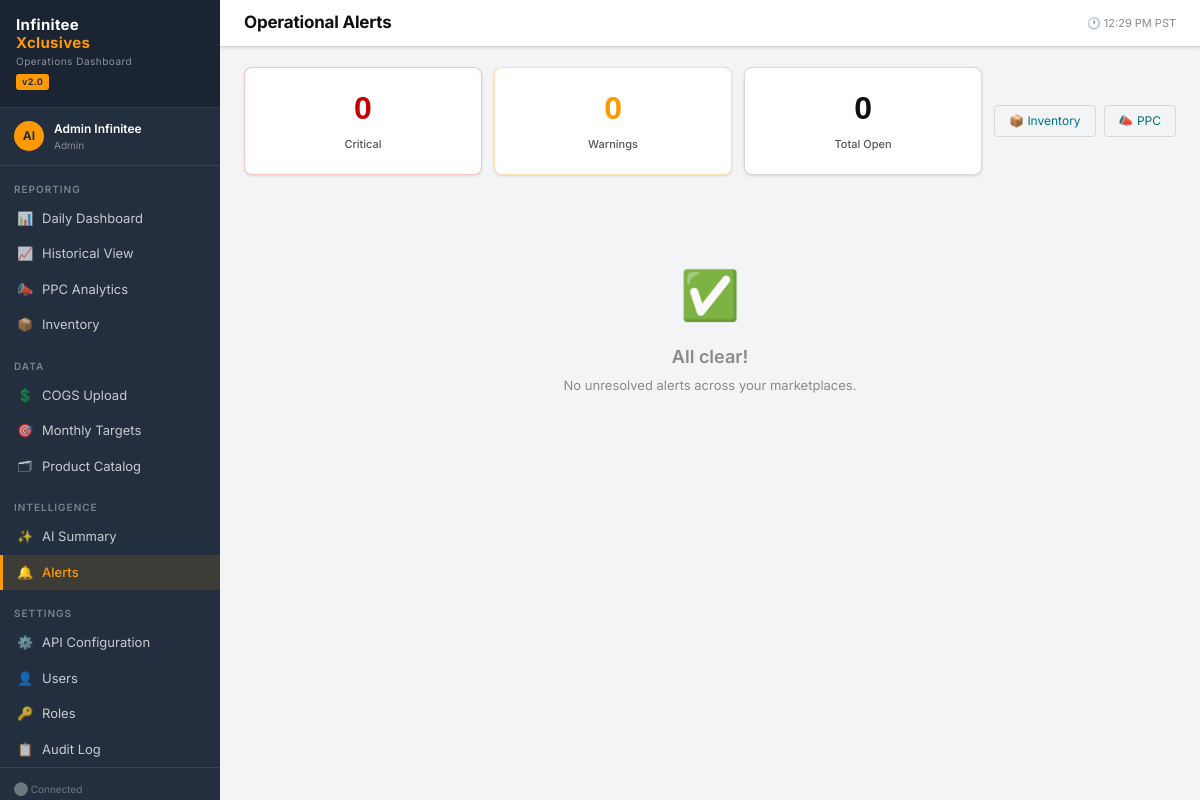
Page /dashboard/alerts/ (signed in) on the committed database.
### apps/users/models.py (models this page shows, shortened)
class User(AbstractBaseUser, PermissionsMixin):
    email        = models.EmailField(unique=True)
    first_name   = models.CharField(max_length=64)
    last_name    = models.CharField(max_length=64)
    role         = models.ForeignKey(Role, on_delete=models.PROTECT,
                                     null=True, blank=True,
                                     related_name='users')
    is_active    = models.BooleanField(default=True)
    is_staff     = models.BooleanField(default=False)
    avatar       = models.ImageField(upload_to='avatars/', null=True, blank=True)
    timezone     = models.CharField(max_length=64, default='America/Los_Angeles')
    phone        = models.CharField(max_length=20, blank=True)
    created_at   = models.DateTimeField(auto_now_add=True)
    updated_at   = models.DateTimeField(auto_now=True)
    last_login_ip = models.GenericIPAddressField(null=True, blank=True)
    login_count  = models.PositiveIntegerField(default=0)
    allowed_marketplaces = models.JSONField(
        default=list,
        help_text='Empty list = all marketplaces allowed'
    )
    USERNAME_FIELD  = 'email'
    REQUIRED_FIELDS = ['first_name', 'last_name']
    objects = UserManager()
    class Meta:
        db_table = 'ix_users'
        ordering = ['email']
    @property
    def full_name(self):
        return f'{self.first_name} {self.last_name}'.strip()
    def has_perm_flag(self, flag: str) -> bool:
        if self.is_superuser:
            return True
        if not self.role:
            return False
        return getattr(self.role, flag, False)

### apps/dashboard/views_inventory.py (the view)
# urls.py: path('alerts/',                  vi.alerts,             name='alerts'),
@login_required
def alerts(request):
    allowed = request.user.allowed_marketplaces or list(settings.AMAZON_MARKETPLACES.keys())
    qs = Alert.objects.filter(
        Q(marketplace__in=allowed) | Q(marketplace=''),
        is_resolved=False
    ).order_by('-created_at')
    ctx = {
        'alerts':    qs,
        'critical':  qs.filter(severity='critical').count(),
        'warnings':  qs.filter(severity='warning').count(),
    }
    return render(request, 'dashboard/alerts.html', ctx)

### apps/core/context_processors.py (called while the page is built)
def global_context(request):
    ctx = {
        'APP_VERSION': '2.0',
        'MARKETPLACES': list(settings.AMAZON_MARKETPLACES.keys()),
    }
    if request.user.is_authenticated and request.user.role:
        ctx['user_role'] = request.user.role
    return ctx

### apps/core/templatetags/ix_tags.py (called while the page is built)
@register.filter
def has_perm(user, flag):
    if not user or not user.is_authenticated:
        return False
    return user.has_perm_flag(flag)

### templates/dashboard/alerts.html (shortened to what this page needs)
{% extends "base/base.html" %}
{% block nav_alerts %}active{% endblock %}
{% block page_title %}Operational Alerts{% endblock %}
{% block content %}
<div style="display:flex;gap:12px;margin-bottom:20px;flex-wrap:wrap">
  <div class="card" style="flex:1;min-width:160px;border-color:rgba(239,68,68,.3)">
    <div class="card-body" style="text-align:center;padding:16px">
      <div style="font-size:32px;font-weight:700;font-family:'Bebas Neue',sans-serif;color:var(--red)">{{ critical }}</div>
      <div class="kpi-label" style="margin-top:4px">Critical</div>
    </div>
  </div>
  <div class="card" style="flex:1;min-width:160px;border-color:rgba(245,158,11,.3)">
    <div class="card-body" style="text-align:center;padding:16px">
      <div style="font-size:32px;font-weight:700;font-family:'Bebas Neue',sans-serif;color:var(--gold)">{{ warnings }}</div>
      <div class="kpi-label" style="margin-top:4px">Warnings</div>
    </div>
  </div>
  <div class="card" style="flex:1;min-width:160px">
    <div class="card-body" style="text-align:center;padding:16px">
      <div style="font-size:32px;font-weight:700;font-family:'Bebas Neue',sans-serif;color:var(--text)">{{ alerts|length }}</div>
      <div class="kpi-label" style="margin-top:4px">Total Open</div>
    </div>
  </div>
  <div style="display:flex;align-items:center;gap:8px;margin-left:auto">
    <a href="{% url 'dashboard:inventory' %}" class="btn btn-ghost">📦 Inventory</a>
    <a href="{% url 'dashboard:ppc' %}" class="btn btn-ghost">📣 PPC</a>
  </div>
</div>
{% if alerts %}
<div style="display:flex;flex-direction:column;gap:10px">
  {% for alert in alerts %}
  <div class="card"
       style="border-left:3px solid {% if alert.severity == 'critical' %}var(--red){% elif alert.severity == 'warning' %}var(--gold){% else %}var(--accent){% endif %}"
       id="alert-{{ alert.pk }}">
    <div class="card-body" style="padding:14px 16px">
      <div style="display:flex;align-items:flex-start;justify-content:space-between;gap:12px">
        <div style="flex:1">
          <div style="display:flex;align-items:center;gap:8px;margin-bottom:4px">
            <span class="badge {% if alert.severity == 'critical' %}badge-red{% elif alert.severity == 'warning' %}badge-gold{% else %}badge-blue{% endif %}">
              {{ alert.severity|upper }}
            </span>
            <span class="badge {% if alert.category == 'inventory' %}badge-blue{% elif alert.category == 'ppc' %}badge-gold{% else %}badge-green{% endif %}">
              {{ alert.category }}
            </span>
            {% if alert.marketplace %}
            <span class="mono" style="font-size:9px;color:var(--text3)">{{ alert.marketplace|upper }}</span>
            {% endif %}
            {% if alert.asin %}
            <span class="mono" style="font-size:9px;color:var(--accent)">{{ alert.asin }}</span>
            {% endif %}
          </div>
          <div style="font-size:13px;font-weight:600;color:var(--text);margin-bottom:4px">{{ alert.title }}</div>
          <div style="font-size:12px;color:var(--text2);line-height:1.5">{{ alert.message }}</div>
          {% if alert.metric_value and alert.threshold %}
          <div style="margin-top:6px;font-size:10px;color:var(--text3);font-family:'DM Mono',monospace">
            Value: <b>{{ alert.metric_value }}</b> · Threshold: {{ alert.threshold }}
          </div>
          {% endif %}
          <div style="margin-top:6px;font-size:10px;color:var(--text3)">
            {{ alert.created_at|date:"M j, Y H:i" }}
          </div>
        </div>
        <div style="display:flex;flex-direction:column;gap:6px;flex-shrink:0">
          {% if alert.category == 'inventory' %}
          <a href="{% url 'dashboard:inventory' %}{% if alert.marketplace %}?mp={{ alert.marketplace }}{% endif %}"
             class="btn btn-ghost btn-sm">View Inventory</a>
          {% elif alert.category == 'ppc' %}
          <a href="{% url 'dashboard:ppc' %}{% if alert.marketplace %}?mp={{ alert.marketplace }}{% endif %}"
             class="btn btn-ghost btn-sm">View PPC</a>
          {% endif %}
          <button class="btn btn-success btn-sm" onclick="resolveAlert({{ alert.pk }})">✓ Resolve</button>
        </div>
      </div>
    </div>
  </div>
  {% endfor %}
</div>
{% else %}
<div style="text-align:center;padding:64px;color:var(--text3)">
  <div style="font-size:48px;margin-bottom:12px">✅</div>
  <div style="font-size:18px;font-weight:600;margin-bottom:6px">All clear!</div>
  <div style="font-size:13px">No unresolved alerts across your marketplaces.</div>
</div>
{% endif %}
{% endblock %}

### templates/base/base.html (shortened to what this page needs)
{% load ix_tags %}<!DOCTYPE html>
<html lang="en">
<head>
</head>
<body>
{% if user.is_authenticated %}
<aside class="sidebar">
  <div class="brand">
    <div class="brand-logo">Infinitee<br><span>Xclusives</span></div>
    <div class="brand-sub">Operations Dashboard</div>
    <div class="brand-badge">v2.0</div>
  </div>
  <div class="sidebar-user">
    <div class="sidebar-avatar">{{ user.first_name.0 }}{{ user.last_name.0 }}</div>
    <div>
      <div class="sidebar-uname">{{ user.full_name }}</div>
      <div class="sidebar-urole">{{ user.role.name|default:"Admin" }}</div>
    </div>
  </div>
  <div class="nav-section">Reporting</div>
  <a href="{% url 'dashboard:index' %}" class="nav-item {% block nav_dashboard %}{% endblock %}">
    <span class="nav-icon">📊</span> Daily Dashboard
  </a>
  {% if user|has_perm:'can_view_historical' %}
  <a href="{% url 'dashboard:historical' %}" class="nav-item {% block nav_history %}{% endblock %}">
    <span class="nav-icon">📈</span> Historical View
  </a>
  {% endif %}
  {% if user|has_perm:'can_view_ppc' %}
  <a href="{% url 'dashboard:ppc' %}" class="nav-item {% block nav_ppc %}{% endblock %}">
    <span class="nav-icon">📣</span> PPC Analytics
  </a>
  {% endif %}
  {% if user|has_perm:'can_view_inventory' %}
  <a href="{% url 'dashboard:inventory' %}" class="nav-item {% block nav_inventory %}{% endblock %}">
    <span class="nav-icon">📦</span> Inventory
  </a>
  {% endif %}
  <div class="nav-section">Data</div>
  {% if user|has_perm:'can_manage_cogs' %}
  <a href="{% url 'dashboard:cogs' %}" class="nav-item {% block nav_cogs %}{% endblock %}">
    <span class="nav-icon">💲</span> COGS Upload
  </a>
  {% endif %}
  {% if user|has_perm:'can_manage_targets' %}
  <a href="{% url 'dashboard:targets' %}" class="nav-item {% block nav_targets %}{% endblock %}">
    <span class="nav-icon">🎯</span> Monthly Targets
  </a>
  {% endif %}
  {% if user|has_perm:'can_manage_catalog' %}
  <a href="{% url 'dashboard:catalog' %}" class="nav-item {% block nav_catalog %}{% endblock %}">
    <span class="nav-icon">🗂</span> Product Catalog
  </a>
  {% endif %}
  <div class="nav-section">Intelligence</div>
  {% if user|has_perm:'can_generate_ai_summary' %}
  <a href="{% url 'dashboard:summary' %}" class="nav-item {% block nav_summary %}{% endblock %}">
    <span class="nav-icon">✨</span> AI Summary
  </a>
  {% endif %}
  <a href="{% url 'dashboard:alerts' %}" class="nav-item {% block nav_alerts %}{% endblock %}" id="alertsNavItem">
    <span class="nav-icon">🔔</span> Alerts
  </a>
  {% if user|has_perm:'can_configure_api' %}
  <div class="nav-section">Settings</div>
  <a href="{% url 'amazon_api:list' %}" class="nav-item {% block nav_api %}{% endblock %}">
    <span class="nav-icon">⚙️</span> API Configuration
  </a>
  {% endif %}
  {% if user|has_perm:'can_manage_users' %}
  <a href="{% url 'users:list' %}" class="nav-item {% block nav_users %}{% endblock %}">
    <span class="nav-icon">👤</span> Users
  </a>
  <a href="{% url 'users:roles' %}" class="nav-item {% block nav_roles %}{% endblock %}">
    <span class="nav-icon">🔑</span> Roles
  </a>
  {% endif %}
  {% if user|has_perm:'can_view_audit_log' %}
  <a href="{% url 'users:audit' %}" class="nav-item {% block nav_audit %}{% endblock %}">
    <span class="nav-icon">📋</span> Audit Log
  </a>
  {% endif %}
  <div class="sidebar-footer">
    <div id="sidebarStatus" style="margin-bottom:6px">⬤ Connected</div>
  </div>
</aside>
<main class="main">
  <div class="topbar">
    <div class="topbar-left">
      <div class="page-title">{% block page_title %}Dashboard{% endblock %}</div>
    </div>
    <div class="topbar-right">
      <span id="mpClock" style="font-size:11px;color:var(--text3)"></span>
    </div>
  </div>
  <div class="content page-fade">
    {% block content %}{% endblock %}
  </div>
</main>
{% else %}
{% block auth_content %}{% endblock %}
{% endif %}
</body>
</html>

### templates/base/base.html (style rules this page uses)
:root { --bg: #F3F4F5; --bg2: #FFFFFF; --bg3: #EAEDED; --bg4: #F8F8F8; --border: #D5D9D9; --border2: #C8C8C8; --navy: #232F3E; --navy2: #1A2432; --orange: #FF9900; --orange2: #E68A00; --teal: #007185; --teal2: #005B6A; --accent: #007185; --accent2: #005B6A; --green: #067D62; --green2: #055A46; --red: #C40000; --red2: #A30000; --gold: #FF9900; --cyan: #007185; --text: #0F1111; --text2: #555555; --text3: #8A8A8A; --r: 4px; --r2: 8px; --shadow-sm: 0 1px 3px rgba(0,0,0,.12); --shadow: 0 2px 8px rgba(0,0,0,.1); --shadow-md: 0 4px 16px rgba(0,0,0,.1); }
*,*::before,*::after { box-sizing: border-box; margin: 0; padding: 0; }
html { scroll-behavior: smooth; }
body { font-family: 'Inter', -apple-system, BlinkMacSystemFont, 'Amazon Ember', Arial, sans-serif; background: var(--bg); color: var(--text); min-height: 100vh; font-size: 13px; line-height: 1.5; overflow-x: hidden; }
a { color: var(--accent); text-decoration: none; }
.sidebar { position: fixed; left: 0; top: 0; bottom: 0; width: 220px; background: var(--navy); display: flex; flex-direction: column; z-index: 100; overflow-y: auto; }
.brand { padding: 16px; background: var(--navy2); border-bottom: 1px solid rgba(255,255,255,.1); }
.brand-logo { font-size: 15px; font-weight: 700; letter-spacing: .3px; color: #FFFFFF; line-height: 1.2; }
.brand-logo span { color: var(--orange); }
.brand-sub { font-size: 10px; color: rgba(255,255,255,.5); margin-top: 2px; letter-spacing: .5px; }
.brand-badge { display: inline-block; background: var(--orange); color: var(--navy); font-size: 9px; font-weight: 700; padding: 1px 6px; border-radius: 3px; margin-top: 5px; letter-spacing: .3px; }
.nav-section { padding: 16px 14px 4px; font-size: 10px; font-weight: 600; letter-spacing: 1px; text-transform: uppercase; color: rgba(255,255,255,.4); }
.nav-item { display: flex; align-items: center; gap: 9px; padding: 8px 14px; cursor: pointer; color: rgba(255,255,255,.75); font-size: 13px; font-weight: 400; transition: all .12s; border: none; background: none; width: 100%; text-align: left; text-decoration: none; border-left: 3px solid transparent; }
.nav-item.active { background: rgba(255,153,0,.12); color: var(--orange); border-left-color: var(--orange); font-weight: 500; }
.nav-icon { width: 16px; text-align: center; font-size: 13px; flex-shrink: 0; }
.sidebar-user { display: flex; align-items: center; gap: 10px; padding: 12px 14px; border-bottom: 1px solid rgba(255,255,255,.1); }
.sidebar-avatar { width: 30px; height: 30px; border-radius: 50%; background: var(--orange); color: var(--navy); display: flex; align-items: center; justify-content: center; font-size: 12px; font-weight: 700; flex-shrink: 0; }
.sidebar-uname { font-size: 12px; font-weight: 600; color: #FFFFFF; }
.sidebar-urole { font-size: 10px; color: rgba(255,255,255,.45); }
.sidebar-footer { margin-top: auto; padding: 12px 14px; border-top: 1px solid rgba(255,255,255,.1); font-size: 10px; color: rgba(255,255,255,.35); line-height: 1.8; }
.main { margin-left: 220px; min-height: 100vh; display: flex; flex-direction: column; }
.topbar { background: var(--bg2); border-bottom: 1px solid var(--border); padding: 10px 24px; display: flex; align-items: center; justify-content: space-between; position: sticky; top: 0; z-index: 50; box-shadow: var(--shadow-sm); }
.topbar-left { display: flex; align-items: center; gap: 14px; flex-wrap: wrap; }
.page-title { font-size: 17px; font-weight: 700; color: var(--text); letter-spacing: -.2px; }
.topbar-right { display: flex; align-items: center; gap: 8px; }
.btn { display: inline-flex; align-items: center; gap: 5px; padding: 6px 14px; border-radius: var(--r); font-size: 12px; font-weight: 600; cursor: pointer; transition: all .15s; border: 1px solid transparent; font-family: inherit; text-decoration: none; white-space: nowrap; }
.btn-ghost { background: transparent; color: var(--accent); border-color: var(--border); font-weight: 400; }
.content { padding: 20px 24px; flex: 1; }
.page-fade { animation: fadeIn .18s ease; }
.kpi-label { font-size: 11px; font-weight: 500; color: var(--text2); margin-bottom: 6px; white-space: nowrap; overflow: hidden; text-overflow: ellipsis; }
.card { background: var(--bg2); border: 1px solid var(--border); border-radius: var(--r2); overflow: hidden; box-shadow: var(--shadow-sm); }
.card-body { padding: 16px; }

### rows in the picture
User: first_name.0 "A", last_name.0 "I", full_name "Admin Infinitee", role.name "Admin"

### other values in the picture
{{ critical }} "0"
{{ warnings }} "0"
{{ alerts|length }} "0"
